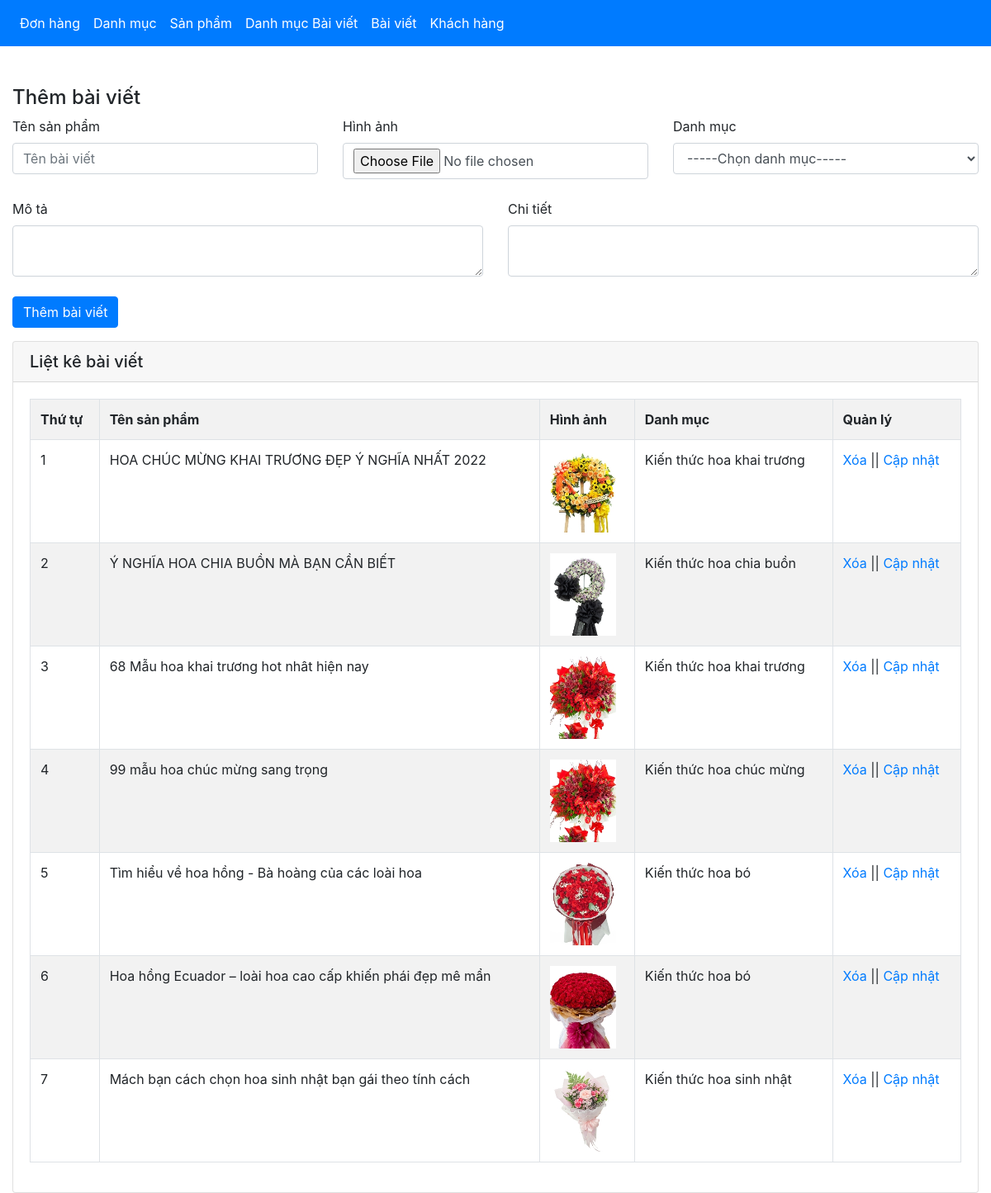
Page /admin/xulybaiviet.php on the committed database.
### tables this page shows
CREATE TABLE `tbl_baiviet` (
  `baiviet_id` int(11) NOT NULL,
  `tenbaiviet` varchar(100) NOT NULL,
  `tomtat` text NOT NULL,
  `noidung` text NOT NULL,
  `danhmuctin_id` int(11) NOT NULL,
  `baiviet_image` varchar(50) NOT NULL
);

CREATE TABLE `tbl_danhmuc_tin` (
  `danhmuctin_id` int(11) NOT NULL,
  `tendanhmuc` varchar(100) NOT NULL
);

### admin/xulybaiviet.php (the view, shortened to what this page needs)
<?php
	include('../db/connect.php');
?>
<!DOCTYPE html>
<html lang="en">
<head>
	<link href="../css/bootstrap.css" rel="stylesheet" type="text/css" media="all" />
</head>
<body>
	<nav class="navbar navbar-expand-lg navbar-light bg-primary">
	  <div class="collapse navbar-collapse" id="navbarNav">
	    <ul class="navbar-nav">
	      <li class="nav-item active">
	        <a class="nav-link text-white" href="xulydonhang.php">Đơn hàng <span class="sr-only">(current)</span></a>
	      </li>
	      <li class="nav-item">
	        <a class="nav-link text-white" href="xulydanhmuc.php">Danh mục</a>
	      </li>
	      <li class="nav-item">
	        <a class="nav-link text-white" href="xulysanpham.php">Sản phẩm</a>
	      </li>
	       <li class="nav-item">
	        <a class="nav-link text-white" href="xulydanhmucbaiviet.php">Danh mục Bài viết</a>
	      </li>
	         <li class="nav-item">
	        <a class="nav-link text-white" href="xulybaiviet.php">Bài viết</a>
	      </li>
	       <li class="nav-item">
	         <a class="nav-link text-white" href="xulykhachhang.php">Khách hàng</a>
	      </li>
	    </ul>
	  </div>
	</nav><br><br>
	<div class="container-fluid">
		<div class="row">
		<?php
			if(isset($_GET['quanly'])=='capnhat'){
				$id_capnhat = $_GET['capnhat_id'];
				$sql_capnhat = mysqli_query($con,"SELECT * FROM tbl_baiviet WHERE baiviet_id='$id_capnhat'");
				$row_capnhat = mysqli_fetch_array($sql_capnhat);
				$id_category_1 = $row_capnhat['danhmuctin_id'];
				?>
				<div class="col-md-12">
				<h4>Cập nhật bài viết</h4>
				<form action="" method="POST" enctype="multipart/form-data">
					<div class="row">
						<div class="col-sm-12 col-md-6 col-lg-4">
							<label>Tên bài viết</label>
							<input type="text" class="form-control" name="tenbaiviet" value="<?php echo $row_capnhat['tenbaiviet'] ?>"><br>
							<input type="hidden" class="form-control" name="id_update" value="<?php echo $row_capnhat['baiviet_id'] ?>">
						</div>
						<div class="col-sm-12 col-md-6 col-lg-4">
							<label>Hình ảnh</label>
							<input type="file" class="form-control" name="hinhanh"><br>
							<img src="../uploads/<?php echo $row_capnhat['baiviet_image'] ?>" height="80" width="80"><br>
						</div>
						<div class="col-sm-12 col-md-6 col-lg-4">
							<label>Danh mục</label>
							<?php
							$sql_danhmuc = mysqli_query($con,"SELECT * FROM tbl_danhmuc_tin ORDER BY danhmuctin_id DESC");
							?>
							<select name="danhmuc" class="form-control">
								<option value="0">-----Chọn danh mục-----</option>
								<?php
								while($row_danhmuc = mysqli_fetch_array($sql_danhmuc)){
									if($id_category_1==$row_danhmuc['danhmuctin_id']){
								?>
								<option selected value="<?php echo $row_danhmuc['danhmuctin_id'] ?>"><?php echo $row_danhmuc['tendanhmuc'] ?></option>
								<?php
									}else{
								?>
								<option value="<?php echo $row_danhmuc['danhmuctin_id'] ?>"><?php echo $row_danhmuc['tendanhmuc'] ?></option>
								<?php
									}
								}
								?>
							</select><br>
						</div>
						<div class="col-sm-12 col-md-6 col-lg-6">
							<label>Mô tả</label>
							<textarea class="form-control" rows="10" name="mota"><?php echo $row_capnhat['tomtat'] ?></textarea><br>
						</div>
						<div class="col-sm-12 col-md-6 col-lg-6">
							<label>Chi tiết</label>
							<textarea class="form-control" rows="10" name="chitiet"><?php echo $row_capnhat['noidung'] ?></textarea><br>
						</div>
						<div class="col-sm-12 col-md-12 col-lg-12">
							<input type="submit" name="capnhatbaiviet" value="Cập nhật bài viết" class="btn btn-primary mb-4">
						</div>
					</div>
				</form>
				</div>
			<?php
			}else{
				?>
				<div class="col-md-12">
				<h4>Thêm bài viết</h4>
				<form action="" method="POST" enctype="multipart/form-data">
					<div class="row">
						<div class="col-sm-12 col-md-6 col-lg-4">
							<label>Tên sản phẩm</label>
							<input type="text" class="form-control" name="tenbaiviet" placeholder="Tên bài viết"><br>
						</div>
						<div class="col-sm-12 col-md-6 col-lg-4">
							<label>Hình ảnh</label>
							<input type="file" class="form-control" name="hinhanh"><br>
						</div>
						<div class="col-sm-12 col-md-6 col-lg-4">
							<label>Danh mục</label>
							<select name="danhmuc" class="form-control">
								<option value="0">-----Chọn danh mục-----</option>
							</select><br>
						</div>
						<div class="col-sm-12 col-md-6 col-lg-6">
							<label>Mô tả</label>
							<textarea class="form-control" name="mota"></textarea><br>
						</div>
						<div class="col-sm-12 col-md-6 col-lg-6">
							<label>Chi tiết</label>
							<textarea class="form-control" name="chitiet"></textarea><br>
						</div>
						<div class="col-sm-12 col-md-12 col-lg-12">
							<input type="submit" name="thembaiviet" value="Thêm bài viết" class="btn btn-primary mb-3">
						</div>
					</div>
				</form>
				</div>
				<?php
			}
				?>
			<div class="col-md-12">
				<div class="card">
				  <h5 class="card-header">
				    Liệt kê bài viết
				  </h5>
				  <div class="card-body">
				    <?php
						$sql_select_bv = mysqli_query($con,"SELECT * FROM tbl_baiviet,tbl_danhmuc_tin WHERE tbl_baiviet.danhmuctin_id=tbl_danhmuc_tin.danhmuctin_id ORDER BY tbl_baiviet.baiviet_id DESC");
						?>
						<table class="table table-bordered table-striped">
							<tr>
								<th>Thứ tự</th>
								<th>Tên sản phẩm</th>
								<th>Hình ảnh</th>
								<th>Danh mục</th>
								<th>Quản lý</th>
							</tr>
							<?php
							$i = 0;
							while($row_bv = mysqli_fetch_array($sql_select_bv)){
								$i++;
							?>
							<tr>
								<td><?php echo $i ?></td>
								<td><?php echo $row_bv['tenbaiviet'] ?></td>
								<td><img src="../uploads/<?php echo $row_bv['baiviet_image'] ?>" height="100" width="80"></td>
								<td><?php echo $row_bv['tendanhmuc'] ?></td>
								<td><a href="?xoa=<?php echo $row_bv['baiviet_id'] ?>">Xóa</a> || <a href="xulybaiviet.php?quanly=capnhat&capnhat_id=<?php echo $row_bv['baiviet_id'] ?>">Cập nhật</a></td>
							</tr>
						<?php
							}
							?>
						</table>
				  </div>
				</div>
			</div>
		</div>
	</div>
</body>
</html>

### rows in the picture
tbl_baiviet: tenbaiviet "HOA CHÚC MỪNG KHAI TRƯƠNG ĐẸP Ý NGHĨA NHẤT 2022", baiviet_image (picture), danhmuctin.tendanhmuc "Kiến thức hoa khai trương"
tbl_baiviet: tenbaiviet "Ý NGHĨA HOA CHIA BUỒN MÀ BẠN CẦN BIẾT", baiviet_image (picture), danhmuctin.tendanhmuc "Kiến thức hoa chia buồn"
tbl_baiviet: tenbaiviet "68 Mẫu hoa khai trương hot nhât hiện nay", baiviet_image (picture), danhmuctin.tendanhmuc "Kiến thức hoa khai trương"
tbl_baiviet: tenbaiviet "99 mẫu hoa chúc mừng sang trọng", baiviet_image (picture), danhmuctin.tendanhmuc "Kiến thức hoa chúc mừng"
tbl_baiviet: tenbaiviet "Tìm hiểu về hoa hồng - Bà hoàng của các loài hoa", baiviet_image (picture), danhmuctin.tendanhmuc "Kiến thức hoa bó"
tbl_baiviet: tenbaiviet "Hoa hồng Ecuador – loài hoa cao cấp khiến phái đẹp mê mẩn", baiviet_image (picture), danhmuctin.tendanhmuc "Kiến thức hoa bó"
tbl_baiviet: tenbaiviet "Mách bạn cách chọn hoa sinh nhật bạn gái theo tính cách", baiviet_image (picture), danhmuctin.tendanhmuc "Kiến thức hoa sinh nhật"
